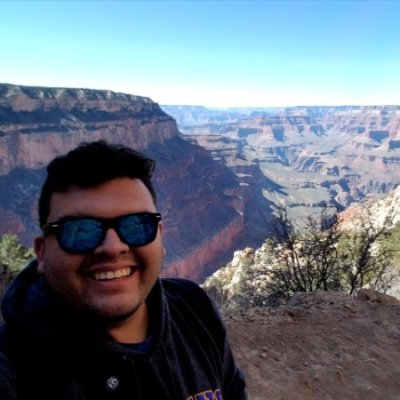
#> input picture Me.jpg, 400 x 400 px
$ python pixlelated.py
#> lines starting #> are read from the running program, lines starting #| are printed output that depends on the picture

"""
Using openCV I converted an image to look like the retro 8-bit image. It does have a slight issue on the edges where the
program did not read the pixels but I placed a thin border around the image to hide it a bit. If I had a  little
bit more time to play around I could have possibly went around the edges first and then do down to the center.

@author Eddy Verde
"""
""" Below are some resources I used that influenced this idea. """
# https://www.polygon.com/2015/5/13/8595963/a-pixel-artist-renounces-pixel-art
# https://en.wikipedia.org/wiki/Dither

import cv2

"""
The  find_common_value method takes the range of pixels we want to convert to be the same color.
I did this by collecting the pixels and the color of those pixels in this range. Once I have those I find the
color sequence that appears the most and make all pixels in that section that color.

Other possibility would to reloop the pixels already visited and make it the max color

I put it in the try catch because the loop would go out of bounds at the bottom and the edges. I could do another
formula to see when that error happens go back to the limit and not go beyond that point. I could handle with some
validation before handling the loop.
"""


def find_common_value(img, x, y, pixel_size):
    # Initializing my list and dictionary to collect the colors in the area I'm looking at and pixels seen
    pixel_map = []
    color = {}
    try:
        # This is where the Fun is. We are looping within a calculated space to find the common colors.
        for newY in range(y, y+pixel_size):
            for newX in range(x, x+pixel_size):
                # We are now adding the tuple of the pixels into the pixel map.
                pixel_map.append((newX, newY))
                # We are now getting the RGB tuple as our key
                rbg = (img[newX][newY][0], img[newX][newY][1], img[newX][newY][2])
                # we are taking the RGB tuple to see if it is a key well add one it our value if not create the key
                if rbg in color:
                    color[rbg] += 1
                else:
                    color[rbg] = 1
        # Python is amazing by having a max function and that is what happens below by inputting the item
        # ## we want to look up and the key you want to get
        max_color = max(color, key=color.get)

        # Once we got our max we are going to make the max color for all those pixels.
        for i in pixel_map:
            img[i[0]][i[1]][0] = max_color[0]
            img[i[0]][i[1]][1] = max_color[1]
            img[i[0]][i[1]][2] = max_color[2]
    except:
        pass

""""
The border_image method is simple. It just gets the row and col as well as the image and adds a border based on
the thickness times the row/col. Then we pass that info into openCVs method of copyMakeBorder which we make a
black border.
"""


def border_image(img, row, col):
    value = 0, 0, 0
    row = int(0.01*row)
    col = int(0.01*col)
    return cv2.copyMakeBorder(img, row, row, col, col, cv2.BORDER_CONSTANT, value=value)

"""
The below method makes a copy of the image and create a new photo. Once that is completed
I get the dimensions of the images row,cols as x_lim and y_lim. I also get a pixel_size
so I know what range of pixels to skip over as well as which ones to process to make it bit like.
Once the image is completed I add a black border using openCV function "copMakeBorder". Finally
I display both images.
"""


def pixelated(image_file):

#> called with image_file = 'Me.jpg'
    img = cv2.imread(image_file)
#> img is the input picture: shape (400, 400, 3); mean B, G, R 129.3, 117, 105.8
    cv2.imwrite("pixelated_image.jpg", img)
    newImg = cv2.imread("pixelated_image.jpg")
    pixel = newImg

    # Getting the Shape width and weight but something I have no use for. I could do [:2] to eliminate that variable.
    x_lim, y_lim, something = img.shape
#> x_lim = 400; y_lim = 400; something = 3

    # the double / is to get the floor value of this division so I do not have a decimal value
    pixel_size = x_lim//62
#> pixel_size = 6

    # Here we are looping through the images and skipping the size where we are going to process of the 8bit
    for y in range(1, y_lim,pixel_size):  # Top to Bottom
        for x in range(1, x_lim, pixel_size):  # Left To Right
            # This is the real fun part, we are going to process a portion of the images by sending
            # ## image, row, col, and the square size
            find_common_value(pixel, x, y, pixel_size)
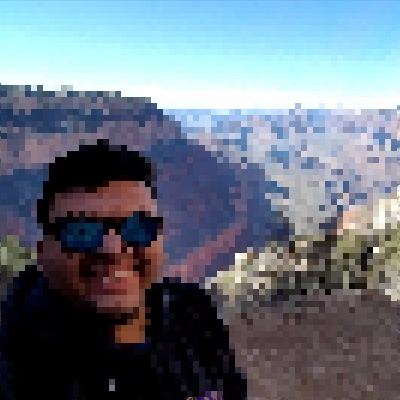
#> pixel: shape (400, 400, 3); mean B, G, R 129.2, 117, 105.7

    # We are adding a border by sending the image, row, and col
    # ## This will return the image
    pixel = border_image(pixel, x_lim, y_lim)
#> in border_image, `return cv2.copyMakeBorder(img, row, row, col, col, cv2.BORDER_CONSTANT..`:
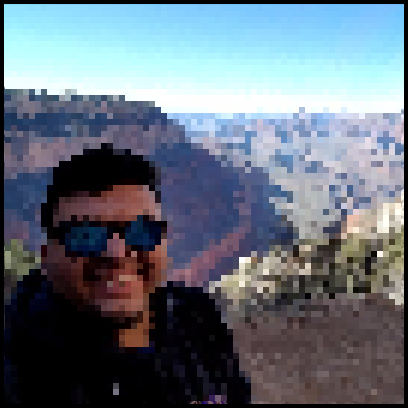
#> returned value: shape (408, 408, 3); mean of channels 0, 1, 2 124.2, 112.5, 101.6; drawn as B, G, R

    # We then save the image and shoe the pixelated image and the normal image
    cv2.imwrite("pixelated_image.jpg", pixel)


"""
This is your main so we call many other parameters to send over to be processed.
"""
if __name__ == "__main__":
    img = "Me.jpg"
    pixelated(img)
    img = cv2.imread(img)
    cv2.imshow("Me.jpg", img)
    pixel = "pixelated_image.jpg"
    pixel = cv2.imread(pixel)
#> pixel: shape (408, 408, 3)
    cv2.imshow("pixelated_image.jpg", pixel)
    cv2.waitKey(0)
    cv2.destroyAllWindows()
